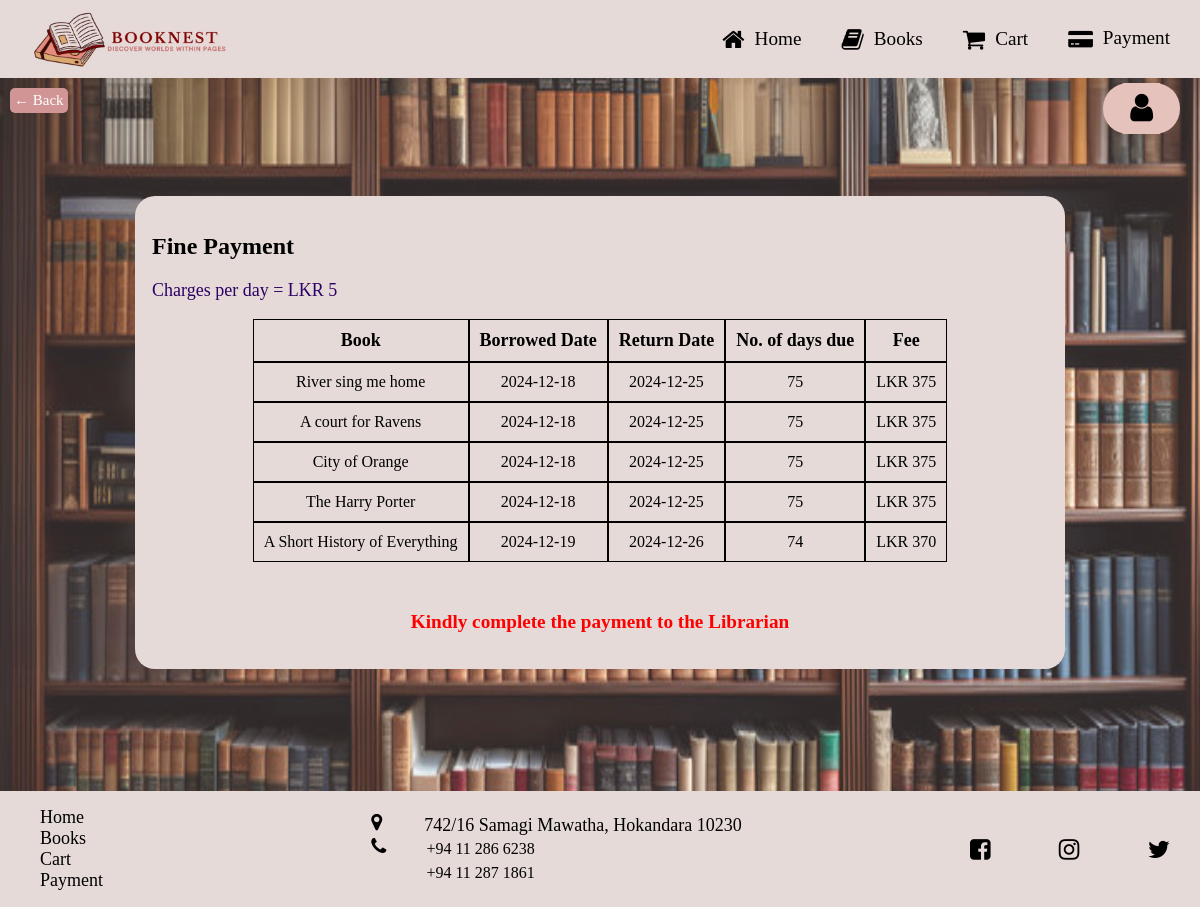
Screenshot of /finePay.php (signed in) with the database file from the repository.
### tables this page shows
CREATE TABLE borrowed_book_details (
  borrow_id INT AUTO_INCREMENT NOT NULL,
  book_id INT(11) NOT NULL,
  user_id VARCHAR(10) NOT NULL,
  borrowed_date DATE NOT NULL,
  return_date DATE NOT NULL,
  status VARCHAR(20) NOT NULL,
  KEY (borrow_id,user_id),
  CONSTRAINT user_id_fk FOREIGN KEY(user_id) REFERENCES members(user_id),
  CONSTRAINT book_id_fk FOREIGN KEY(book_id) REFERENCES books(acc_no),
  CONSTRAINT book_user_unique UNIQUE(book_id, user_id)
);

CREATE TABLE books (
  acc_no INT(11) NOT NULL,
  title VARCHAR(255) NOT NULL,
  image VARCHAR(500) NOT NULL,
  category VARCHAR(50) NOT NULL,
  author VARCHAR(255) NOT NULL,
  copies INT(11) NOT NULL,
  publisher VARCHAR(255) NOT NULL,
  isbn VARCHAR(50) NOT NULL,
  copyright_year YEAR(4) NOT NULL,
  class_no VARCHAR(50) NOT NULL,
  price DOUBLE NOT NULL,
  status VARCHAR(50) NOT NULL,
  comment VARCHAR(255) NOT NULL,
  file_path VARCHAR(255) DEFAULT NULL,
  PRIMARY KEY (acc_no),
  UNIQUE KEY isbn (isbn)
);

### finePay.php (the view, shortened to what this page needs)
<?php
    include "config.php";
?>
<!DOCTYPE html>
<html lang="en">
<head>
    <link rel="stylesheet" href="index.css">
    <link rel="stylesheet" href="https://cdnjs.cloudflare.com/ajax/libs/font-awesome/4.7.0/css/font-awesome.min.css">
</head>
<body>
    <nav>
        <img src="./Assets/logo.jpg" alt="logo" style="width: 200px; padding: 10px;">
        <ul style="display: flex;">
            <li>
                <div class="nav-element-container">
                    <i class="fa fa-home" aria-hidden="true"></i>
                    <a href="home.php" class="header-links">Home</a>
                </div>
            </li>
            <li>
                <div class="nav-element-container">
                    <i class="fa fa-book" aria-hidden="true"></i>
                    <a href="books.php" class="header-links">Books</a>
                </div>
            </li>
            <li>
                <div class="nav-element-container">
                    <i class="fa fa-shopping-cart" aria-hidden="true"></i>
                    <a href="cart.php" class="header-links">Cart</a>
                </div>
            </li>
            <li>
                <div class="nav-element-container">
                    <i class="fa fa-credit-card-alt" aria-hidden="true" style="font-size: larger; padding-top: 3px;"></i>
                    <a href="payment.php" class="header-links">Payment</a>
                </div>
            </li>
        </ul>
    </nav>
    <a href="javascript:history.back()" class="back-arrow">
        <span class="arrow">&#8592;</span> Back
    </a>
    <div id="page-container">
        <div id="content-wrap">
            <div id="user-profile-container" onmouseover="showViewProfile()" onmouseleave="hideViewProfile()">
                <button type="button" id="user-profile-icon">
                    <i class="fa fa-user" aria-hidden="true" onclick="showMore()"></i>
                </button>
            </div>
            <section style="padding: 40px;">
                <div style="display: flex; justify-content: center; align-items: center;">
                    <div class="content-container">
                        <h2>Fine Payment</h2>
                        <p style="color: #2C0163; font-size: large;">Charges per day = LKR 5</p>
                        <?php
                            $user_id = $_SESSION["username"];
                            $search_books = "SELECT b.title, bb.borrowed_date, bb.return_date, bb.status
                                                FROM books AS b
                                                JOIN borrowed_book_details AS bb
                                                ON bb.book_id = b.acc_no
                                                WHERE user_id = '$user_id' AND return_date < CURDATE() AND bb.status != 'Returned'";
                            $delayed_books_result = mysqli_query($conn, $search_books);
                            if(mysqli_num_rows($delayed_books_result) > 0) {
                                echo "<table align='center' style='text-align: center; margin-bottom: 30px;' cellspacing='0px'>
                                    <tr>
                                        <th>Book</th>
                                        <th>Borrowed Date</th>
                                        <th>Return Date</th>
                                        <th>No. of days due</th>
                                        <th>Fee</th>
                                    </tr>";
                                while ($fetch_delayed_books = mysqli_fetch_assoc($delayed_books_result)) {
                                    $current_date = date('Y-m-d');
                                    $return_date = $fetch_delayed_books["return_date"];
                                    $diff_in_seconds = strtotime($current_date) - strtotime($return_date);
                                    $due_days = floor($diff_in_seconds / (60 * 60 * 24));
                                    $fine = $due_days * 5;
                                    echo "<tr>
                                            <td>" . $fetch_delayed_books["title"] . "</td>
                                            <td>" . $fetch_delayed_books["borrowed_date"] . "</td>
                                            <td>" . $fetch_delayed_books["return_date"] . "</td>
                                            <td>" . $due_days . "</td>
                                            <td>LKR " . $fine . "</td>
                                        </tr>";
                                };
                                echo "</table>";
                                echo
                                "<div style='display: flex; justify-content: center; font-weight:bold; font-size:larger; color: red;'>
                                <p>Kindly complete the payment to the Librarian</p>
                                </div>";
                            } else {
                                echo
                                "<h3 style='text-align: center;'>You are upto date</h3>";
                            }
                        ?>
                    </div>
                </div>
            </section>
        </div>
        <footer>
            <div id="footer-link-container">
                <ul>
                    <li><a href="home.php" class="footer-links">Home</a></li>
                    <li><a href="books.php" class="footer-links">Books</a></li>
                    <li><a href="cart.php" class="footer-links">Cart</a></li>
                    <li><a href="payment.php" class="footer-links">Payment</a></li>
                </ul>
            </div>
            <div id="contact-container">
                <ul style="line-height: 1.5em;">
                    <li>
                        <div style="display: flex; flex-direction: row;">
                            <i class="fa fa-map-marker" aria-hidden="true" style="margin-right: 42px; font-size: larger;"></i>
                            <a href="https://www.google.com/maps/dir//Vidura+College,+742%2F16+Samagi+Mawatha,+Hokandara+10230/data=!4m6!4m5!1m1!4e2!1m2!1m1!1s0x3ae250eed5064887:0x99747169de18801f?sa=X&ved=1t:57443&ictx=111"
                            class="footer-links">
                                742/16 Samagi Mawatha, Hokandara 10230
                            </a>
                        </div>
                    </li>
                    <li>
                        <div style="display: flex; flex-direction: row;">
                            <i class="fa fa-phone" aria-hidden="true" style="font-size: larger;"></i>
                            <ul style="display: flex; flex-direction: column;">
                                <li>+94 11 286 6238</li>
                                <li>+94 11 287 1861</li>
                            </ul>
                        </div>
                    </li>
                </ul>
            </div>
            <div id="social-media-container">
                <i class="fa fa-facebook-square" aria-hidden="true"></i>
                <i class="fa fa-instagram" aria-hidden="true"></i>
                <i class="fa fa-twitter" aria-hidden="true"></i>
            </div>
        </footer>
    </div>
</body>
</html>

### index.css (style rules this page uses)
body { margin: 0%; background-image: url("./Assets/background.jpg"); background-repeat: no-repeat; background-size: 100% 100%; background-attachment: fixed; background-color: rgba(204, 195, 195, 0.3); background-blend-mode: overlay; }
#page-container { position: relative; min-height: 100vh; }
#content-wrap { padding-bottom: 7.5em; }
nav { z-index: 1; position: sticky; display: flex; flex-wrap: wrap; align-items: center; justify-content: space-between; padding-left: 20px; padding-right: 20px; height: fit-content; background-color: #E5DAD8; }
footer { display: flex; flex-wrap: wrap; justify-content: space-between; align-items: center; background-color: #E5DAD8; bottom: 0; width: 100%; position: absolute; height: fit-content; }
.nav-element-container { display: flex; flex-wrap: wrap; justify-content: space-around; align-items: center; padding-left: 30px; }
.nav-element-container i { font-size: x-large; }
.footer-links { text-decoration: none; font-size: large; color: black; }
.header-links { text-decoration: none; text-align: center; display: block; font-size: larger; color: rgb(0, 0, 0); padding-left: 10px; padding-right: 10px; }
#social-media-container { display: flex; justify-content: space-between; width: 200px; font-size: x-large; margin-right: 30px; }
#user-profile-container { background-color: #E5C2BB; width: fit-content; height: fit-content; display: flex; justify-content: space-between; border-radius: 25px; margin-top: 5px; margin-right: 10px; padding-left: 20px; padding-right: 20px; position: absolute; right: 10px; z-index: 1; }
#user-profile-icon { background-color: #E5C2BB; border: 2px solid #E5C2BB; padding: 5px; font-size: xx-large; }

### finePay.php (style rules this page uses)
ul { list-style: none; }
.content-container { background-color: #E5DAD8; border-radius: 20px; height: 40%; width: 80%; padding: 1.5%; margin: 7%; }
th { font-size: large; }
th,td { padding: 10px; border: 1px solid rgb(0, 0, 0); }
.back-arrow { display: inline-block; padding: 4px; background-color:#D09594; color: white; text-decoration: none; border-radius: 5px; font-size: 15px; transition: background-color 0.3s; z-index: 100; margin: 10px; position: absolute; }
.arrow { font-size: 15px; }

### rows the page displays
borrowed_book_details: book.title "River sing me home", borrowed_date "2024-12-18", return_date "2024-12-25"
borrowed_book_details: book.title "A court for Ravens", borrowed_date "2024-12-18", return_date "2024-12-25"
borrowed_book_details: book.title "City of Orange", borrowed_date "2024-12-18", return_date "2024-12-25"
borrowed_book_details: book.title "The Harry Porter", borrowed_date "2024-12-18", return_date "2024-12-25"
borrowed_book_details: book.title "A Short History of Everything", borrowed_date "2024-12-19", return_date "2024-12-26"
